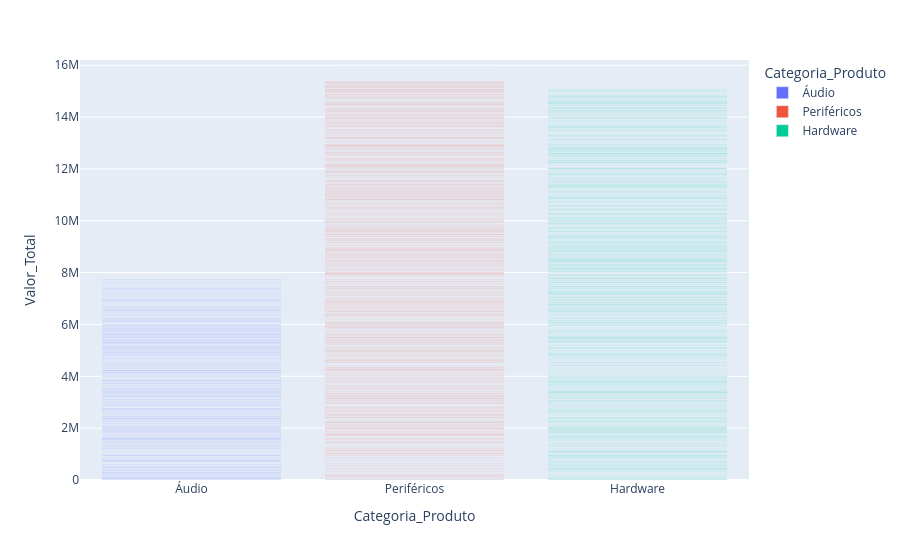

The notebook cell this image was saved under:
### Code cell
px.bar(df, x="Categoria_Produto", y="Valor_Total", color="Categoria_Produto")

### Figure 1 — Plotly figure (JSON) as saved in the notebook; plotly's stock layout.template omitted (floating-point values rounded to 4 significant figures; data arrays with more than 128 entries replaced by an {"elided": "..."} marker saying what was removed)
{"data": [{"hovertemplate": "Categoria_Produto=%{x}<br>Valor_Total=%{y}<extra></extra>", "legendgroup": "Áudio", "marker": {"color": "#636efa", "pattern": {"shape": ""}}, "name": "Áudio", "orientation": "v", "showlegend": true, "textposition": "auto", "type": "bar", "x": {"elided": "1004 str values"}, "xaxis": "x", "y": {"elided": "1004 float values"}, "yaxis": "y"}, {"hovertemplate": "Categoria_Produto=%{x}<br>Valor_Total=%{y}<extra></extra>", "legendgroup": "Periféricos", "marker": {"color": "#EF553B", "pattern": {"shape": ""}}, "name": "Periféricos", "orientation": "v", "showlegend": true, "textposition": "auto", "type": "bar", "x": {"elided": "2030 str values"}, "xaxis": "x", "y": {"elided": "2030 float values"}, "yaxis": "y"}, {"hovertemplate": "Categoria_Produto=%{x}<br>Valor_Total=%{y}<extra></extra>", "legendgroup": "Hardware", "marker": {"color": "#00cc96", "pattern": {"shape": ""}}, "name": "Hardware", "orientation": "v", "showlegend": true, "textposition": "auto", "type": "bar", "x": {"elided": "1966 str values"}, "xaxis": "x", "y": {"elided": "1966 float values"}, "yaxis": "y"}], "layout": {"barmode": "relative", "legend": {"title": {"text": "Categoria_Produto"}, "tracegroupgap": 0}, "margin": {"t": 60}, "xaxis": {"anchor": "y", "categoryarray": ["Áudio", "Periféricos", "Hardware"], "categoryorder": "array", "domain": [0, 1], "title": {"text": "Categoria_Produto"}}, "yaxis": {"anchor": "x", "domain": [0, 1], "title": {"text": "Valor_Total"}}}}
